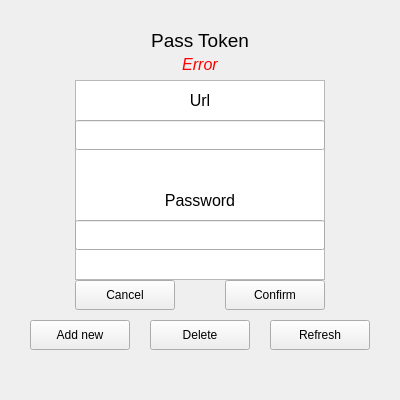
<?xml version="1.0" encoding="UTF-8"?>
<ui version="4.0">
 <class>arduino</class>
 <widget class="QWidget" name="arduino">
  <property name="geometry">
   <rect>
    <x>0</x>
    <y>0</y>
    <width>400</width>
    <height>400</height>
   </rect>
  </property>
  <property name="minimumSize">
   <size>
    <width>400</width>
    <height>400</height>
   </size>
  </property>
  <property name="maximumSize">
   <size>
    <width>400</width>
    <height>400</height>
   </size>
  </property>
  <property name="windowTitle">
   <string>Form</string>
  </property>
  <widget class="QPushButton" name="addButton">
   <property name="geometry">
    <rect>
     <x>30</x>
     <y>320</y>
     <width>100</width>
     <height>30</height>
    </rect>
   </property>
   <property name="text">
    <string>Add new</string>
   </property>
  </widget>
  <widget class="QListWidget" name="loginList">
   <property name="geometry">
    <rect>
     <x>75</x>
     <y>80</y>
     <width>250</width>
     <height>200</height>
    </rect>
   </property>
   <property name="minimumSize">
    <size>
     <width>250</width>
     <height>200</height>
    </size>
   </property>
   <property name="maximumSize">
    <size>
     <width>250</width>
     <height>200</height>
    </size>
   </property>
   <property name="frameShape">
    <enum>QFrame::StyledPanel</enum>
   </property>
   <property name="frameShadow">
    <enum>QFrame::Sunken</enum>
   </property>
   <property name="lineWidth">
    <number>1</number>
   </property>
   <property name="midLineWidth">
    <number>0</number>
   </property>
   <property name="horizontalScrollBarPolicy">
    <enum>Qt::ScrollBarAlwaysOff</enum>
   </property>
   <property name="selectionMode">
    <enum>QAbstractItemView::ExtendedSelection</enum>
   </property>
   <property name="layoutMode">
    <enum>QListView::SinglePass</enum>
   </property>
  </widget>
  <widget class="QLabel" name="name">
   <property name="geometry">
    <rect>
     <x>150</x>
     <y>30</y>
     <width>100</width>
     <height>20</height>
    </rect>
   </property>
   <property name="font">
    <font>
     <pointsize>14</pointsize>
    </font>
   </property>
   <property name="text">
    <string>Pass Token</string>
   </property>
   <property name="alignment">
    <set>Qt::AlignCenter</set>
   </property>
  </widget>
  <widget class="QPushButton" name="removeButton">
   <property name="geometry">
    <rect>
     <x>150</x>
     <y>320</y>
     <width>100</width>
     <height>30</height>
    </rect>
   </property>
   <property name="text">
    <string>Delete</string>
   </property>
  </widget>
  <widget class="QPushButton" name="refreshButton">
   <property name="geometry">
    <rect>
     <x>270</x>
     <y>320</y>
     <width>100</width>
     <height>30</height>
    </rect>
   </property>
   <property name="text">
    <string>Refresh</string>
   </property>
  </widget>
  <widget class="QLabel" name="url">
   <property name="geometry">
    <rect>
     <x>160</x>
     <y>90</y>
     <width>80</width>
     <height>20</height>
    </rect>
   </property>
   <property name="font">
    <font>
     <pointsize>12</pointsize>
    </font>
   </property>
   <property name="text">
    <string>Url</string>
   </property>
   <property name="alignment">
    <set>Qt::AlignCenter</set>
   </property>
  </widget>
  <widget class="QLabel" name="password">
   <property name="geometry">
    <rect>
     <x>160</x>
     <y>190</y>
     <width>80</width>
     <height>20</height>
    </rect>
   </property>
   <property name="font">
    <font>
     <pointsize>12</pointsize>
    </font>
   </property>
   <property name="text">
    <string>Password</string>
   </property>
   <property name="alignment">
    <set>Qt::AlignCenter</set>
   </property>
  </widget>
  <widget class="QLineEdit" name="passwordField">
   <property name="geometry">
    <rect>
     <x>75</x>
     <y>220</y>
     <width>250</width>
     <height>30</height>
    </rect>
   </property>
   <property name="maxLength">
    <number>30</number>
   </property>
   <property name="echoMode">
    <enum>QLineEdit::Password</enum>
   </property>
  </widget>
  <widget class="QLineEdit" name="urlField">
   <property name="geometry">
    <rect>
     <x>75</x>
     <y>120</y>
     <width>250</width>
     <height>30</height>
    </rect>
   </property>
   <property name="maxLength">
    <number>10</number>
   </property>
   <property name="echoMode">
    <enum>QLineEdit::Normal</enum>
   </property>
  </widget>
  <widget class="QPushButton" name="cancelButton">
   <property name="geometry">
    <rect>
     <x>75</x>
     <y>280</y>
     <width>100</width>
     <height>30</height>
    </rect>
   </property>
   <property name="text">
    <string>Cancel</string>
   </property>
  </widget>
  <widget class="QPushButton" name="confirmButton">
   <property name="geometry">
    <rect>
     <x>225</x>
     <y>280</y>
     <width>100</width>
     <height>30</height>
    </rect>
   </property>
   <property name="text">
    <string>Confirm</string>
   </property>
  </widget>
  <widget class="QLabel" name="error">
   <property name="geometry">
    <rect>
     <x>100</x>
     <y>55</y>
     <width>200</width>
     <height>20</height>
    </rect>
   </property>
   <property name="font">
    <font>
     <pointsize>12</pointsize>
     <italic>true</italic>
    </font>
   </property>
   <property name="contextMenuPolicy">
    <enum>Qt::PreventContextMenu</enum>
   </property>
   <property name="autoFillBackground">
    <bool>false</bool>
   </property>
   <property name="styleSheet">
    <string notr="true"/>
   </property>
   <property name="text">
    <string>&lt;html&gt;&lt;head/&gt;&lt;body&gt;&lt;p&gt;&lt;span style=&quot; color:#ff0000;&quot;&gt;Error&lt;/span&gt;&lt;/p&gt;&lt;/body&gt;&lt;/html&gt;</string>
   </property>
   <property name="alignment">
    <set>Qt::AlignCenter</set>
   </property>
  </widget>
 </widget>
 <resources/>
 <connections>
  <connection>
   <sender>addButton</sender>
   <signal>clicked()</signal>
   <receiver>arduino</receiver>
   <slot>add()</slot>
   <hints>
    <hint type="sourcelabel">
     <x>129</x>
     <y>320</y>
    </hint>
    <hint type="destinationlabel">
     <x>104</x>
     <y>360</y>
    </hint>
   </hints>
  </connection>
  <connection>
   <sender>removeButton</sender>
   <signal>clicked()</signal>
   <receiver>arduino</receiver>
   <slot>delete()</slot>
   <hints>
    <hint type="sourcelabel">
     <x>249</x>
     <y>320</y>
    </hint>
    <hint type="destinationlabel">
     <x>233</x>
     <y>360</y>
    </hint>
   </hints>
  </connection>
  <connection>
   <sender>refreshButton</sender>
   <signal>clicked()</signal>
   <receiver>arduino</receiver>
   <slot>refresh()</slot>
   <hints>
    <hint type="sourcelabel">
     <x>369</x>
     <y>338</y>
    </hint>
    <hint type="destinationlabel">
     <x>355</x>
     <y>360</y>
    </hint>
   </hints>
  </connection>
  <connection>
   <sender>cancelButton</sender>
   <signal>clicked()</signal>
   <receiver>arduino</receiver>
   <slot>cancel()</slot>
   <hints>
    <hint type="sourcelabel">
     <x>78</x>
     <y>284</y>
    </hint>
    <hint type="destinationlabel">
     <x>64</x>
     <y>290</y>
    </hint>
   </hints>
  </connection>
  <connection>
   <sender>confirmButton</sender>
   <signal>clicked()</signal>
   <receiver>arduino</receiver>
   <slot>confirm()</slot>
   <hints>
    <hint type="sourcelabel">
     <x>229</x>
     <y>283</y>
    </hint>
    <hint type="destinationlabel">
     <x>211</x>
     <y>289</y>
    </hint>
   </hints>
  </connection>
 </connections>
 <slots>
  <slot>add()</slot>
  <slot>delete()</slot>
  <slot>refresh()</slot>
  <slot>cancel()</slot>
  <slot>confirm()</slot>
 </slots>
</ui>
